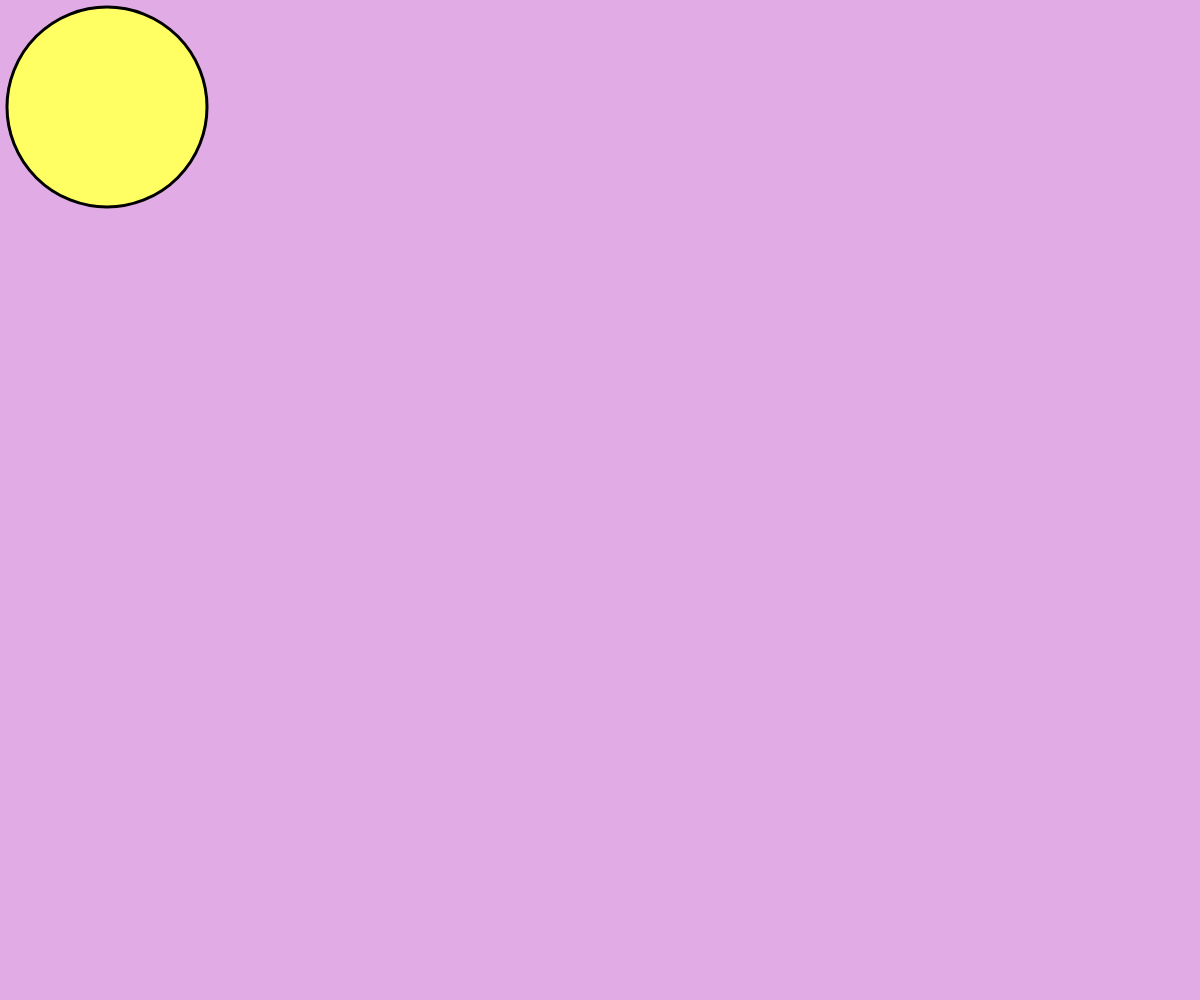
Frame 1 (no input)
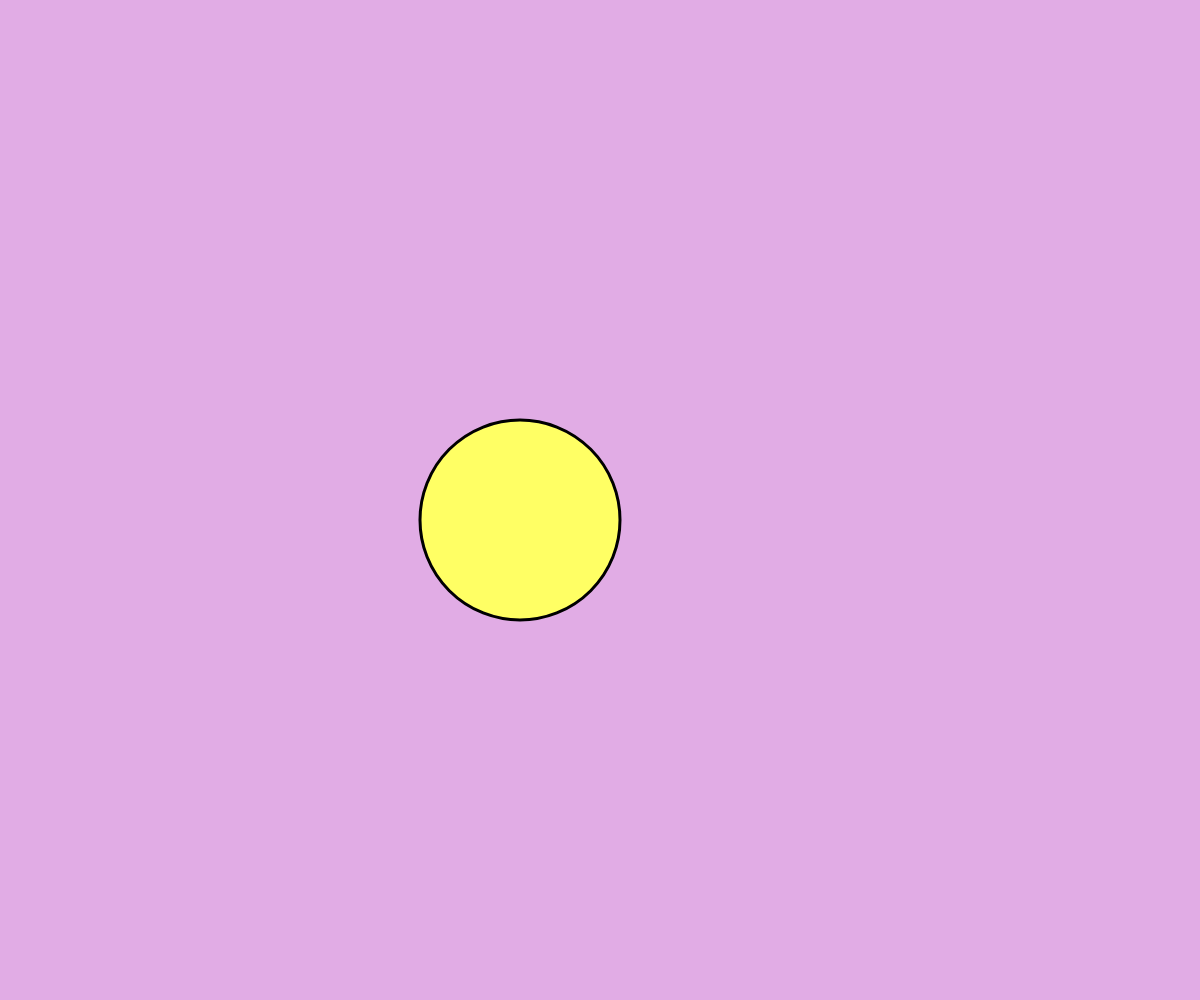
Frame 60 (no input)
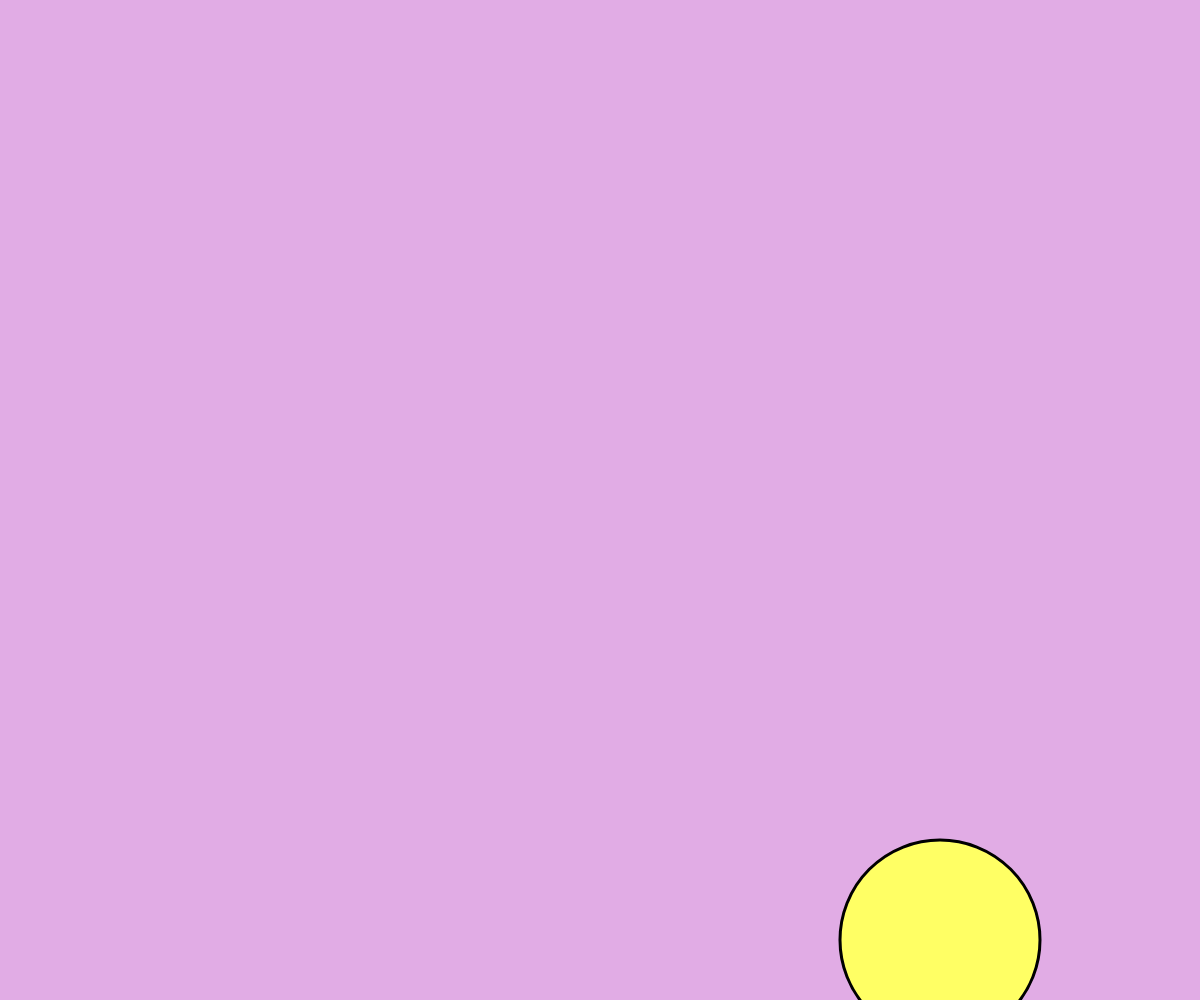
Frame 120 (the mouse pressed at the canvas centre since frame 60)

The p5.js sketch that drew these frames (run headless with seeded random() and noise() and a simulated clock; from frame 60 on, the mouse is pressed at the canvas centre):

// p5.js sketch
// ── sketch.js
// adjective - desolate (of a person, NOT of a place) - feel very sad, alone, and without hope (Collins Dictionary)

// scene 1 - ball bouncing in pastel color pallete (very nice)
// scene 2 - flashing red and blue (like police came)
// scene 3 - the ball attached to the mouse, behind black bars and one massive pair of eyes in the middle following mouse
// scene 4 (maybe) - random generate of canvas full of small eyes, mouse has ball attached to it, but as you go, it overlays white stroke (kinda like everyone is avoiding ball)
// scene 5 - same as scene 1, but colors are different shades of gray, maybe even make ball become faster and angular (start off with 21 sides, each bounce removes 3 sides until becomes triangle)
// - END -

// note : first make it the way i want, then find ways to make things into objects with methods and incorporate arrays (required)
// make general structure with low detail first, then make it better and more detailed

// notes for further development: do smth with scene 2 so it's not just flashing between the two, scene 3 make bars move to the right continuously

class Eye {
  constructor(x, y, eyeRadius, pupilRadius) {
    this.x = x;
    this.y = y;
    this.eyeRadius = eyeRadius;
    this.pupilRadius = pupilRadius;
  }

  display() {
    fill(255);
    ellipse(this.x, this.y, this.eyeRadius * 2);
    
    let dx = mouseX - this.x;
    let dy = mouseY - this.y;
    let distance = sqrt(dx * dx + dy * dy);
    let pupilX = this.x + (dx / distance) * (this.eyeRadius - this.pupilRadius);
    let pupilY = this.y + (dy / distance) * (this.eyeRadius - this.pupilRadius);
    
    fill(0);
    ellipse(pupilX, pupilY, this.pupilRadius * 2);
  }
}

class Pair{
  constructor(eyeL, eyeR){
    this.eyeL = eyeL;
    this.eyeR = eyeR;
  }

  display(){
    this.eyeL.display();
    this.eyeR.display();
  }
}


let position1;
let velocity1;
let position2;
let velocity2;
let bounceCount = 0;
let bgColor;
let flashing = false;
let flashTimer = 0;
let flashState = false;
let flashDuration = 2000;
let flashEndTime = 0;
let sceneState3 = false;
let face = [];
let eyeX1;
let eyeY1;
let eyeX2;
let eyeY2;
let eyeRadius = 150;
let pupilRadius = 60;
let r = 255;
let g = 255
let b = 100;
let sceneState4 = false;
let col = 9;  
let row = 5;  
let eyeSpacing = 200;
let circleSize = 200;
let sceneState5 = false;
let sides = 24;
let sceneState6 = false;


function setup() {
  createCanvas(windowWidth, windowHeight);
  bgColor = getPastel();

  // for ball
  position1 = createVector(100, 100);
  velocity1 = createVector(7, 7);

  position2 = createVector(100, 100);
  velocity2 = createVector(3, 3);

  // eye location
  eyeX1 = (windowWidth / 2) - 150;
  eyeY1 = windowHeight / 3;
  eyeX2 = (windowWidth / 2) + 150;
  eyeY2 = windowHeight / 3;

  face.push(new Pair(new Eye(eyeX1, eyeY1, 150, 60), new Eye(eyeX2, eyeY2, 150, 60)));

  for (let i = 0; i < row; i++) {
    for (let j = 0; j < col; j++) {
      let eye_Y = i * eyeSpacing + eyeSpacing / 2;
      if (j % 2 == 0){ // so that pair of eyes will have spaces between them
        let eye_X = j * eyeSpacing + eyeSpacing / 2;
        face.push(new Pair(new Eye(eye_X, eye_Y, 60, 20), new Eye(eye_X + 120, eye_Y, 60, 20)));
      }
      else{
        let eye_X = j * eyeSpacing + eyeSpacing + 100;
        face.push(new Pair(new Eye(eye_X, eye_Y, 60, 20), new Eye(eye_X + 120, eye_Y, 60, 20)));
      }
    }
  }

}

function draw() {
  // scene 2
  if (bounceCount >= 5) {
    if (millis() - flashTimer > 100) { // each color for 500 ms
      flashState = !flashState; // allows to alternate between blue and red
      if (flashState){
        bgColor = color(255, 0, 0); // red
      }
      else{
        bgColor = color(0, 0, 255); // blue
      }
      flashTimer = millis();
    }
    
    if (millis() > flashEndTime) { // gray for next scene
      bgColor = color(200);
      sceneState3 = true;
    }
  }
  background(bgColor);

  // scene 1
  if (bounceCount < 5) {
    // control ball speed
    position1.add(velocity1);
    // check if bounce
    if (position1.x > width || position1.x < 0) {
      velocity1.x *= -1;
      bounceCount++;
      changeBackground();
    }
    if (position1.y > height || position1.y < 0) {
      velocity1.y *= -1;
      bounceCount++;
      changeBackground();
    }
    
    stroke(0);
    strokeWeight(3);
    fill(r, g, b);
    circle(position1.x, position1.y, circleSize);
  }
  
  // scene 3
  if (sceneState3){
    strokeWeight(3);
    fill(r, g, b);
    circle(mouseX, mouseY, circleSize);
    
    // prison bars
    for (let i = 0; i < windowWidth + 10; i+= 100){
        strokeWeight(40);
        line(i, -10, i, windowHeight + 10);
    }

    // eye
    strokeWeight(3);
    face[0].display();

    // make circle towards balck
    r -= .25;
    g -= .25;
    b -= .10;

    if (r <= 0) {
      sceneState4 = true;
      sceneState3 = false;
      bgColor = color(200);
    }
  }
  
  // scene 4
  if (sceneState4) {
    background(bgColor);
    strokeWeight(3);
    fill(r, g, b);
    circle(mouseX, mouseY, circleSize);

    for (let i = 1; i < face.length; i++){
      face[i].display();
    }

    if (circleSize > 80) {
      circleSize-=.2;
    } else {
      sceneState4 = false;
      sceneState5 = true;
      bgColor = color(255);
    }
  }

  // scene 5
  if (sceneState5) {
    background(bgColor);
    // control ball speed
    position2.add(velocity2);
    // check if bounce
    if (position2.x > width || position2.x < 0) {
      velocity2.x *= -1;
      if (sides>3){
        sides -= 3;
        circleSize -= 10;
      }

    }
    if (position2.y > height || position2.y < 0) {
      velocity2.y *= -1;
      if (sides>3){
        sides -= 3;
        circleSize -= 10;
      }
    }
    stroke(0);
    strokeWeight(3);
    fill(r, g, b);
    drawPolygon(position2.x, position2.y, circleSize, sides);
    if (sides == 3){
      sceneState5 = false;
      sceneState6 = true;
    }
  }

  if (sceneState6){
    background(255);
    drawPolygon(position2.x, position2.y, circleSize, sides);
    circleSize += 3;
  }

}

function getPastel() {
  return color(random(150, 255), random(150, 255), random(150, 255)); // selects random r g b values to make a pastel color
}

function changeBackground() {
  if (bounceCount >= 5 && !flashing) { // checks if time to go to next scene
    flashing = true;
    flashTimer = millis();
    flashEndTime = millis() + flashDuration;
  } 
  else if (bounceCount < 5) {
    bgColor = getPastel();
  }
}

function drawPolygon(x, y, radius, side) {
  let angle = TWO_PI / side;
  beginShape();
  for (let a = 0; a < TWO_PI; a += angle) {
    let x1 = x + cos(a) * radius;
    let y1 = y + sin(a) * radius;
    vertex(x1, y1);
  }
  endShape(CLOSE);
}


// *taken from chatgpt* TEMPORARY TO TEST IDEA (also make sure you understand what is happening here)
// can make this into an object
// function drawEye(x, y) {
//   fill(255);
//   ellipse(x, y, eyeRadius * 2);
  
//   let dx = mouseX - x;
//   let dy = mouseY - y;
//   let distance = sqrt(dx * dx + dy * dy); // pythagreon theorem
//   let pupilX = x + (dx / distance) * (eyeRadius - pupilRadius); // makes sure the pupil stays within the eyes
//   let pupilY = y + (dy / distance) * (eyeRadius - pupilRadius);
  
//   fill(0);
//   ellipse(pupilX, pupilY, pupilRadius * 2);
// }
